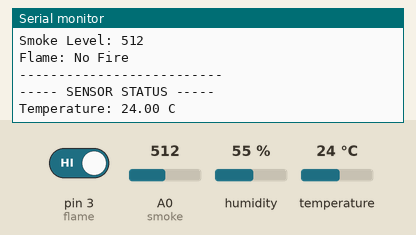
The sketch below on a simulated Arduino Uno, built with avr-gcc and run on an emulated ATmega328P. On the bench: the last lines printed to the serial monitor. The inputs (shaded band) are chosen by the test bench; at power-on: A0 (smoke) = 512, pin 3 (flame) HIGH, humidity 55 %, temperature 24 °C.

Above: at 10.5 s.
10.6 s: A0 (smoke) set to 985
At 11.0 s:
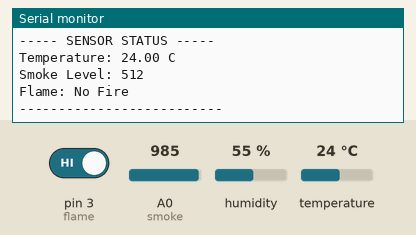
16.7 s: A0 (smoke) set to 1012
At 17.8 s:
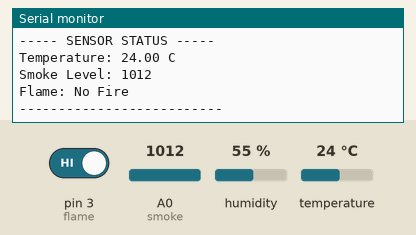
Timing chart, 0 to 19.7 s (numbered marks = the images above; inputs shaded):
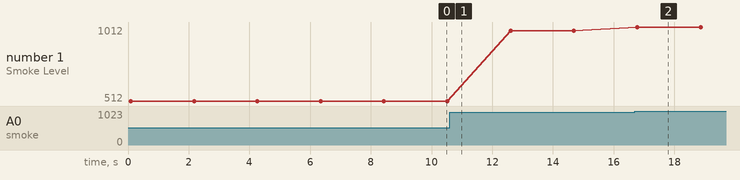

Measured:
- after the input at 16.7 s, the serial monitor: prints a new line after 0.07 s (image 2)
- plotted number 1: 512 → 985 after the input at 10.6 s, 985 → 1012 after the input at 16.7 s

The sketch:

Arduino_sender.ino
```cpp
#include <DHT.h>
#include <SoftwareSerial.h>

#define DHTPIN 2
#define DHTTYPE DHT11

DHT dht(DHTPIN, DHTTYPE);

SoftwareSerial hc12(10,11);

int flame = 3;
int smoke = A0;

void setup() {

  Serial.begin(9600);     // PC Serial Monitor
  hc12.begin(9600);       // HC-12 communication

  pinMode(flame, INPUT);

  dht.begin();

  Serial.println("Forest Fire Detection System Started");
}

void loop() {

  float temp = dht.readTemperature();
  int smokeValue = analogRead(smoke);
  int flameValue = digitalRead(flame);

  // Send data to HC-12
  String data = String(temp) + "," + String(smokeValue) + "," + String(flameValue);
  hc12.println(data);

  // Show data on PC Serial Monitor
  Serial.println("----- SENSOR STATUS -----");

  Serial.print("Temperature: ");
  Serial.print(temp);
  Serial.println(" C");

  Serial.print("Smoke Level: ");
  Serial.println(smokeValue);

  if(flameValue == LOW)
  {
    Serial.println("Flame: FIRE DETECTED");
  }
  else
  {
    Serial.println("Flame: No Fire");
  }

  Serial.println("--------------------------");

  delay(2000);
}
```
